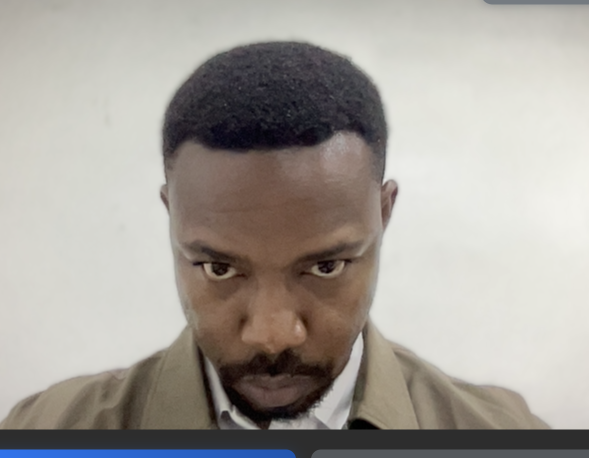
#> input picture instruction-photos/look-down.png, 1178 x 916 px (shown at 1/2 size)
$ python -i image_utils.py   (imports and definitions only)   (older library calls are emulated)
#> lines starting #> are read from the running program, lines starting #| are printed output that depends on the picture
#> further down, picture is the input picture: shape (916, 1178, 3); mean B, G, R 154.8, 160.9, 165.7
"""
Utility functions for image processing and face operations.
"""
import cv2
import numpy as np
import os
import logging
from typing import Tuple, List, Optional, Union
from PIL import Image
import base64
import io

logger = logging.getLogger(__name__)


# [127 lines left out: functions load_image, resize_image, crop_face, draw_face_boxes, not called in this run]


def normalize_image(image: np.ndarray) -> np.ndarray:
    """
    Normalize image for better face detection.

    Args:
        image: Input image

    Returns:
        Normalized image
    """
    # Convert to float and normalize to [0, 1]
    normalized = image.astype(np.float32) / 255.0

    # Apply histogram equalization to improve contrast
    if len(image.shape) == 3:
        # Convert to YUV, equalize Y channel, convert back
        yuv = cv2.cvtColor(image, cv2.COLOR_BGR2YUV)
#> yuv: shape (916, 1178, 3); mean of channels 0, 1, 2 161.7, 124.8, 131.6
        yuv[:, :, 0] = cv2.equalizeHist(yuv[:, :, 0])
#> yuv: shape (916, 1178, 3); mean of channels 0, 1, 2 128.8, 124.8, 131.6
        image = cv2.cvtColor(yuv, cv2.COLOR_YUV2BGR)
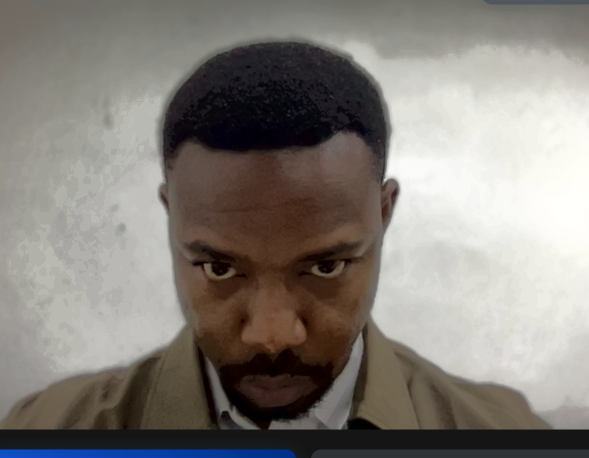
#> image: shape (916, 1178, 3) (shown at 1/2 size); mean B, G, R 122.6, 128, 132.9
    else:
        image = cv2.equalizeHist(image)

    return image


# [348 lines left out: functions image_to_base64, base64_to_image, base64_to_image_rgb, validate_image_format, enhance_image_quality, calculate_image_quality_score and 2 more, not called in this run]

>>> import cv2
>>> picture = cv2.imread('../../instruction-photos/look-down.png')
>>> result = normalize_image(picture)

$ run again, on instruction-photos/look-left.png
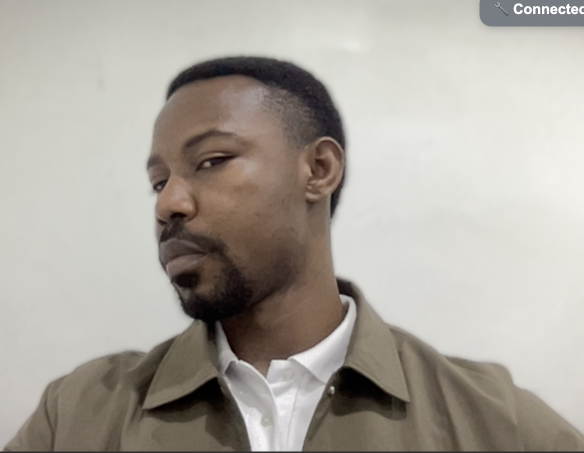
#> input picture instruction-photos/look-left.png, 1168 x 906 px (shown at 1/2 size)
#> picture is the input picture: shape (906, 1168, 3); mean B, G, R 159.4, 167, 172.4
#> in normalize_image, `image = cv2.cvtColor(yuv, cv2.COLOR_YUV2BGR)`:
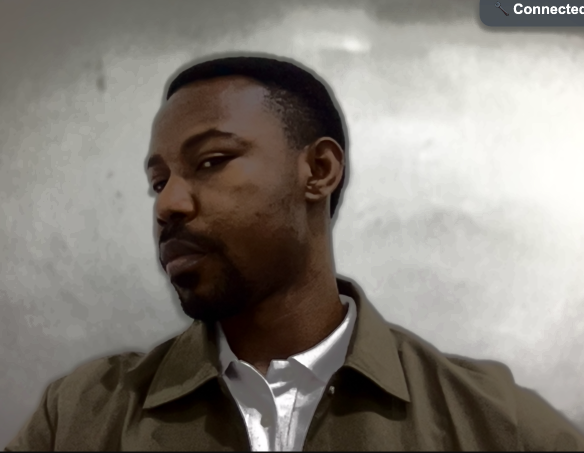
#> image: shape (906, 1168, 3) (shown at 1/2 size); mean B, G, R 120.9, 127.9, 133.3

$ run again, on instruction-photos/look-right.png
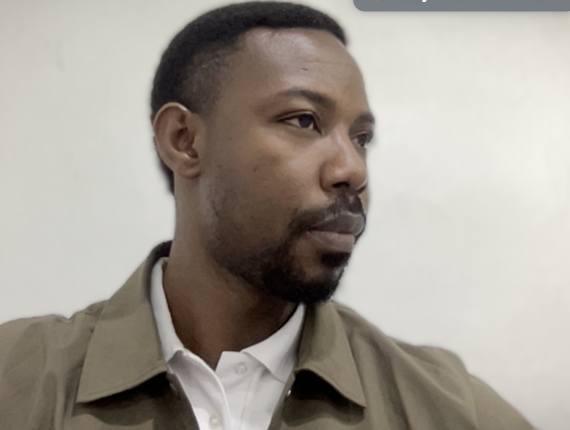
#> input picture instruction-photos/look-right.png, 1140 x 860 px (shown at 1/2 size)
#> picture is the input picture: shape (860, 1140, 3); mean B, G, R 147.6, 156.1, 162.6
#> in normalize_image, `image = cv2.cvtColor(yuv, cv2.COLOR_YUV2BGR)`:
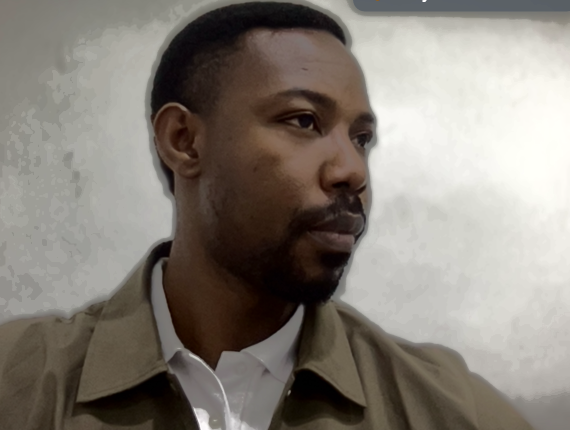
#> image: shape (860, 1140, 3) (shown at 1/2 size); mean B, G, R 119.7, 127.5, 134.1

$ run again, on instruction-photos/look-up.png
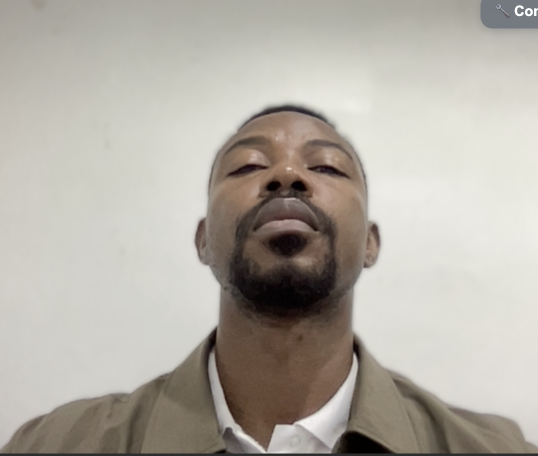
#> input picture instruction-photos/look-up.png, 1076 x 912 px (shown at 1/2 size)
#> picture is the input picture: shape (912, 1076, 3); mean B, G, R 165.4, 173.9, 179
#> in normalize_image, `image = cv2.cvtColor(yuv, cv2.COLOR_YUV2BGR)`:
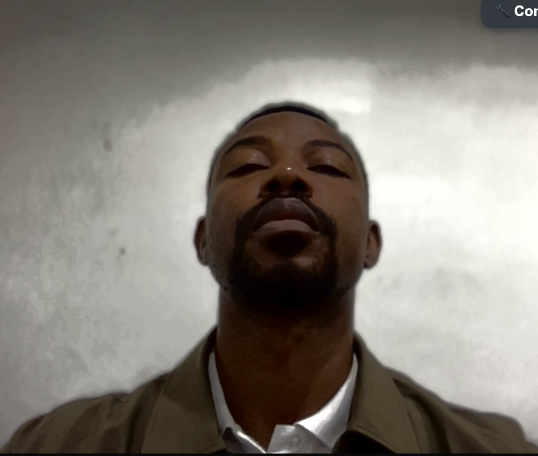
#> image: shape (912, 1076, 3) (shown at 1/2 size); mean B, G, R 120.4, 128.2, 133.3
